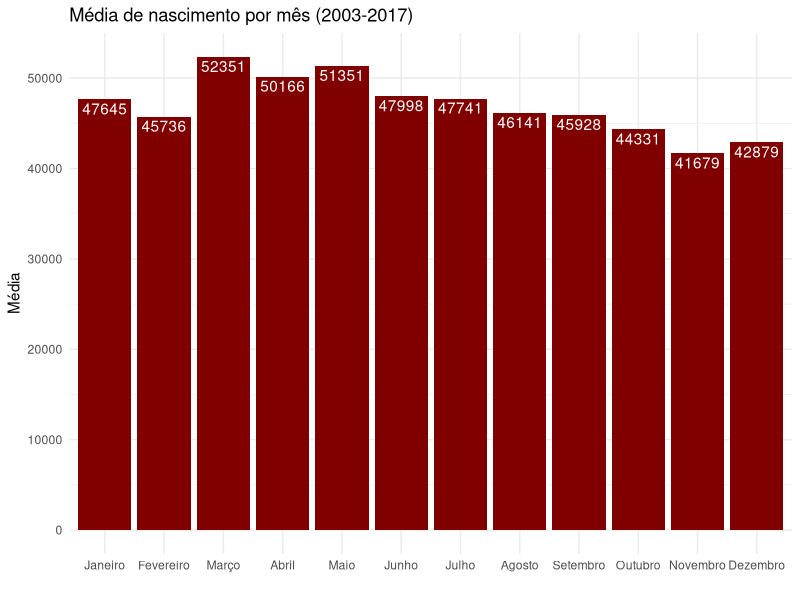
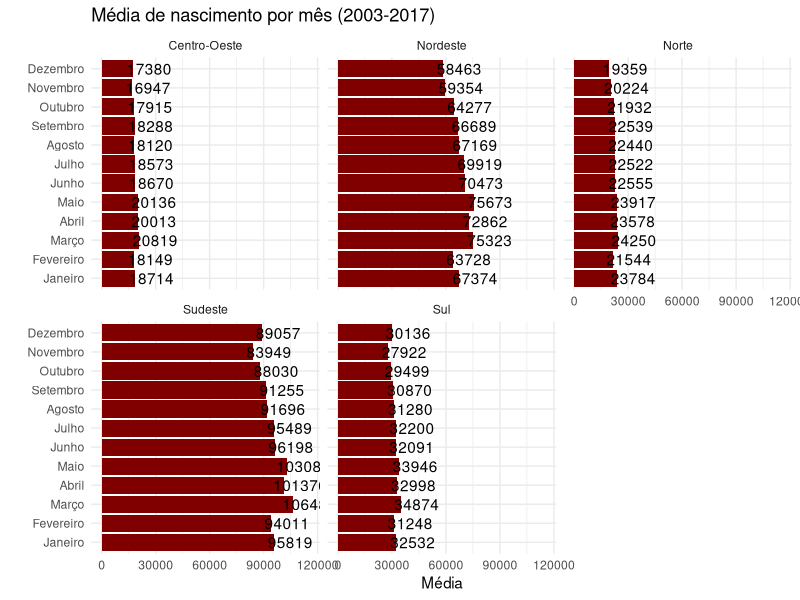
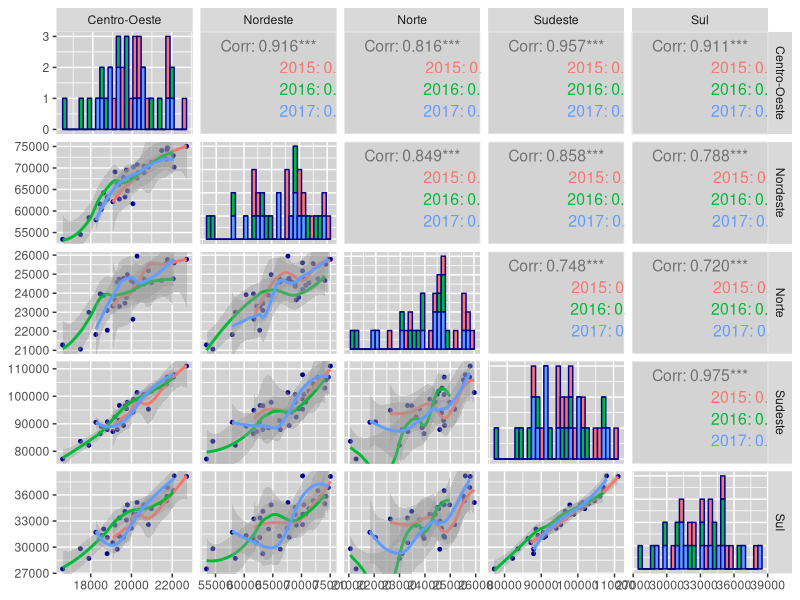
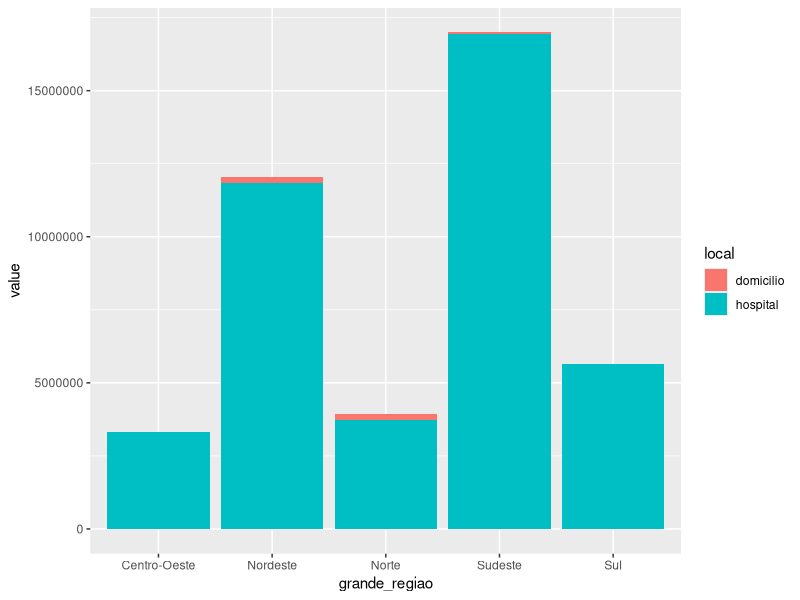
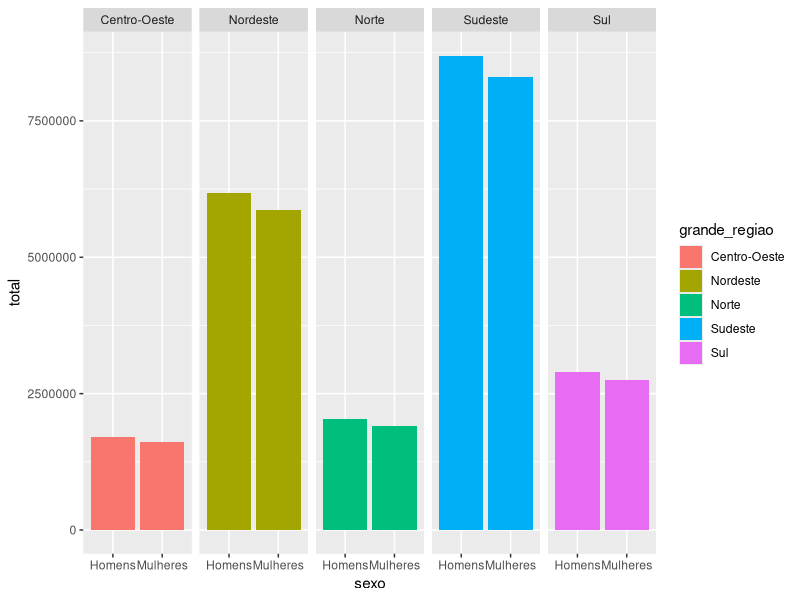

Source code (R) for these figures, in order:
## ---- chunk 1
Sys.setlocale("LC_ALL","pt_BR.UTF-8")

knitr::opts_chunk$set(memessage = F, warning = F, fig.width = 11, fig.height = 8)
options(scipen = 999999)
## ---- chunk 2
library(dplyr)
library(tidyr)
library(ggplot2)
library(GGally)
library(readr)

# Base de dados separada por UF - Unidade da Federação
base_uf <- read_csv("../data/base por uf.csv")

# Base de dados separada por GR - Grande Região, apenas com o número de nascidos vivos por mês
base_gr <- read_csv("../data/base por gr.csv")%>% select(-X)

# Base de dados separada por GR - Grande Região, com a idade da mãe na ocasião do parto, sexo do nascido vivo e local de nasicmento
base_completa <- read_csv("../data/base por gr - idade da mae, sexo e local de nascimento.csv") %>% 
  mutate(domicilio = as.numeric(domicilio))

base_uf

base_gr

base_completa
## ---- chunk 3
meses_12 <- base_gr %>% 
  bind_rows() %>% 
  gather(mes, value, -ano, -GR) %>% 
  distinct(mes)

base_gr %>% 
  bind_rows() %>% 
  gather(mes, value, -ano, -GR) %>% 
  mutate(value = as.numeric(value)) %>% 
  group_by(mes) %>% 
  summarise(media = mean(value, na.rm = T)) %>% 
  ungroup() %>% 
  mutate(mes = factor(mes, levels = meses_12$mes)) %>% 
  ggplot(aes(mes, media)) +
  geom_bar(stat = 'identity', fill = "#800000") +
  theme_minimal() +
  geom_text(aes(label = media %>% round), nudge_y = -1000, color = "white") +
  labs(x = "", y = "Média", title = "Média de nascimento por mês (2003-2017)")
## ---- chunk 4
base_gr %>% 
  bind_rows() %>% 
  gather(mes, value, -ano, -GR) %>% 
  group_by(GR, mes) %>% 
  summarise(media = mean(value, na.rm = T)) %>% 
  ungroup() %>% 
  mutate(mes = factor(mes, levels = meses_12$mes)) %>% 
  ggplot(aes(mes, media)) +
  geom_bar(stat = 'identity', fill = "#800000") +
  facet_wrap(~ GR) +
  theme_minimal() +
  coord_flip() +
  geom_text(aes(label = media %>% round), nudge_y = 9000) +
  labs(x = "", y = "Média", title = "Média de nascimento por mês (2003-2017)")
  
## ---- chunk 5
base_gr %>% 
  gather(meses, value, -ano, -GR) %>% 
  spread(GR, value) %>% 
  select(-meses) %>% 
  tail(36) %>% 
  mutate(ano = as.character(ano)) %>% 
  ggpairs(
    columns = 2:6, mapping = aes(color = ano),
    lower = list( continuous = wrap(ggally_smooth_loess, size = 1, color = "darkblue")), 
    diag = list(continuous=wrap(ggally_barDiag, color="darkblue")), 
    upper = list( continuous = wrap("cor", size = 4.0, alignPercent = 1) )) + 
  theme(panel.background = ggplot2::element_rect(fill = "lightgray")) 
## ---- chunk 6
base_completa %>% 
  group_by(grande_regiao) %>% 
  summarise(hospital = sum(hospital, na.rm = T),
            domicilio = sum(domicilio, na.rm = T)) %>% 
  gather(local, value, -grande_regiao) %>% 
  ggplot(aes(x = grande_regiao, y = value, fill = local)) +
  geom_bar(stat = 'identity')
## ---- chunk 7
base_completa %>% 
  select(grande_regiao, sexo, hospital, domicilio) %>% 
  group_by(grande_regiao, sexo) %>% 
  summarise(hospital = sum(hospital, na.rm = T),
            domicilio = sum(domicilio, na.rm = T)) %>% 
  mutate(total = hospital+domicilio) %>%
  select(-hospital, -domicilio) %>% 
  ggplot(aes(x = sexo, y = total, fill = grande_regiao)) +
  facet_grid(~ grande_regiao) +
  geom_bar(stat = 'identity')
## ---- chunk 8
base_completa %>% 
  select(grande_regiao, sexo, hospital, domicilio, mes_do_nascimento) %>% 
  group_by(grande_regiao, mes_do_nascimento, sexo) %>% 
  summarise(hospital = sum(hospital, na.rm = T),
            domicilio = sum(domicilio, na.rm = T)) %>% 
  mutate(total = hospital+domicilio) %>%
  select(-hospital, -domicilio) 
